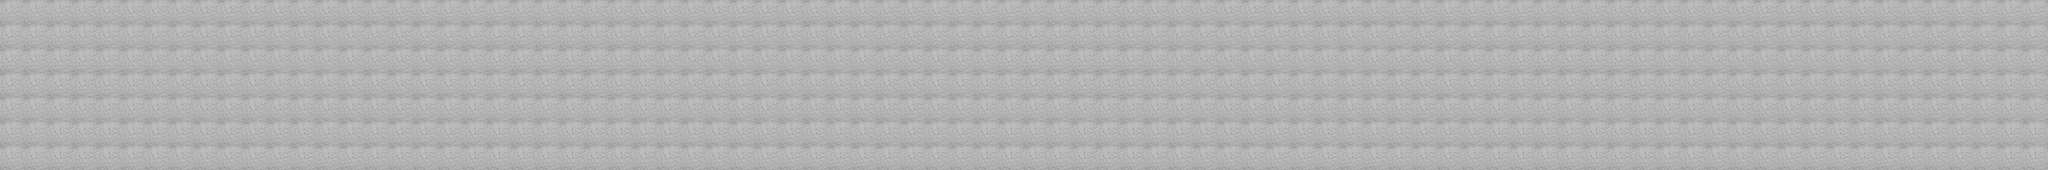

A level layout from a 2D game, rendered from its tile map. Below: a short description, then the map file with tile-grid data replaced by summaries:
An orthogonal 84x7 tile map with 100x100 px tiles, 3 tile layers (floor, Door, Wall) and 7 objects (Sick yard, Laundry, Dining hall).

<map version="1.0" orientation="orthogonal" renderorder="right-down" width="84" height="7" tilewidth="100" tileheight="100" nextobjectid="9">
 <tileset firstgid="1" name="tileset" tilewidth="100" tileheight="100">
  <image source="tileset.png" width="300" height="300" />
 </tileset>
 <layer name="floor" width="84" height="7">
  <data>[588 cells, 84 non-empty, 3 distinct tile ids]</data>
 </layer>
 <layer name="Door" width="84" height="7">
  <data>[588 cells, 20 non-empty, 4 distinct tile ids]</data>
 </layer>
 <layer name="Wall" width="84" height="7">
  <data>[588 cells, 588 non-empty, 1 distinct tile ids]</data>
 </layer>
 <objectgroup name="structure">
  <object id="2" x="100" y="100">
   <ellipse />
  </object>
  <object id="3" x="100" y="600">
   <ellipse />
  </object>
  <object id="4" x="8300" y="600">
   <ellipse />
  </object>
  <object id="5" x="8300" y="100">
   <ellipse />
  </object>
 </objectgroup>
 <objectgroup name="Doors">
  <object id="6" name="Sick yard" x="1200" y="600">
   <ellipse />
  </object>
  <object id="7" name="Laundry" x="5600" y="600">
   <ellipse />
  </object>
  <object id="8" name="Dining hall" x="8250" y="600">
   <ellipse />
  </object>
 </objectgroup>
</map>
